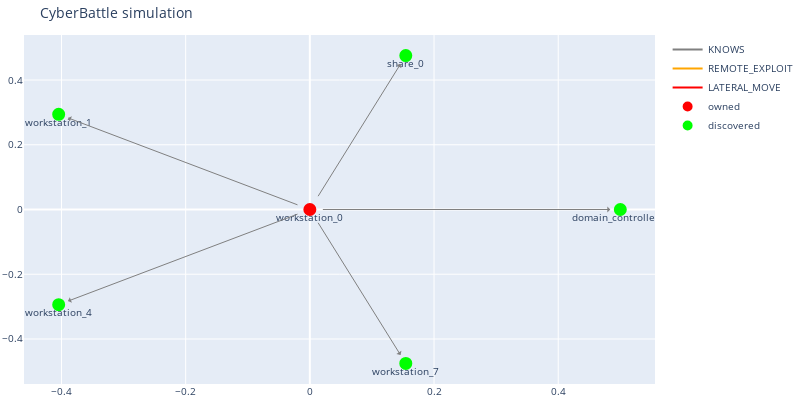

The notebook cell saved with this chart:
### Code cell
outcome = c2.run_attack("workstation_0", "AuthorizationSpoofAndCrack")
dbg.plot_discovered_network()
c2.print_all_attacks()

### Figure 1 — Plotly figure (JSON) as saved in the notebook; plotly's stock layout.template omitted (floating-point values rounded to 4 significant figures)
{"data": [{"line": {"color": "gray"}, "mode": "lines", "name": "KNOWS", "type": "scatter", "x": [0], "y": [0]}, {"line": {"color": "orange"}, "mode": "lines", "name": "REMOTE_EXPLOIT", "type": "scatter", "x": [0], "y": [0]}, {"line": {"color": "red"}, "mode": "lines", "name": "LATERAL_MOVE", "type": "scatter", "x": [0], "y": [0]}, {"hoverinfo": "text", "marker": {"color": "#D32F2E", "line": {"color": "rgb(255,0,0)", "width": 8}, "size": 5, "symbol": "circle-dot"}, "mode": "markers+text", "name": "owned", "text": ["workstation_0"], "textposition": "bottom center", "type": "scatter", "x": [0], "y": [0]}, {"hoverinfo": "text", "marker": {"color": "#0e9d00", "line": {"color": "rgb(0,255,0)", "width": 8}, "size": 5, "symbol": "circle-dot"}, "mode": "markers+text", "name": "discovered", "text": ["domain_controller_1", "share_0", "workstation_1", "workstation_4", "workstation_7"], "textposition": "bottom center", "type": "scatter", "x": [0.5, 0.1545, -0.4045, -0.4045, 0.1545], "y": [5.96e-09, 0.4755, 0.2939, -0.2939, -0.4755]}], "layout": {"annotations": [{"align": "center", "arrowcolor": "gray", "arrowhead": 1, "arrowsize": 1, "arrowwidth": 1, "ax": 0, "axref": "x", "ay": 0, "ayref": "y", "hovertext": "KNOWS", "opacity": 1, "showarrow": true, "standoff": 10, "startstandoff": 10, "x": 0.5, "xref": "x", "y": 5.96e-09, "yref": "y"}, {"align": "center", "arrowcolor": "gray", "arrowhead": 1, "arrowsize": 1, "arrowwidth": 1, "ax": 0, "axref": "x", "ay": 0, "ayref": "y", "hovertext": "KNOWS", "opacity": 1, "showarrow": true, "standoff": 10, "startstandoff": 10, "x": 0.1545, "xref": "x", "y": 0.4755, "yref": "y"}, {"align": "center", "arrowcolor": "gray", "arrowhead": 1, "arrowsize": 1, "arrowwidth": 1, "ax": 0, "axref": "x", "ay": 0, "ayref": "y", "hovertext": "KNOWS", "opacity": 1, "showarrow": true, "standoff": 10, "startstandoff": 10, "x": 0, "xref": "x", "y": 0, "yref": "y"}, {"align": "center", "arrowcolor": "gray", "arrowhead": 1, "arrowsize": 1, "arrowwidth": 1, "ax": 0, "axref": "x", "ay": 0, "ayref": "y", "hovertext": "KNOWS", "opacity": 1, "showarrow": true, "standoff": 10, "startstandoff": 10, "x": -0.4045, "xref": "x", "y": 0.2939, "yref": "y"}, {"align": "center", "arrowcolor": "gray", "arrowhead": 1, "arrowsize": 1, "arrowwidth": 1, "ax": 0, "axref": "x", "ay": 0, "ayref": "y", "hovertext": "KNOWS", "opacity": 1, "showarrow": true, "standoff": 10, "startstandoff": 10, "x": -0.4045, "xref": "x", "y": -0.2939, "yref": "y"}, {"align": "center", "arrowcolor": "gray", "arrowhead": 1, "arrowsize": 1, "arrowwidth": 1, "ax": 0, "axref": "x", "ay": 0, "ayref": "y", "hovertext": "KNOWS", "opacity": 1, "showarrow": true, "standoff": 10, "startstandoff": 10, "x": 0.1545, "xref": "x", "y": -0.4755, "yref": "y"}], "autosize": false, "font": {"size": 10}, "height": 400, "hovermode": "closest", "margin": {"b": 15, "l": 2, "r": 2, "t": 35}, "showlegend": true, "title": {"text": "CyberBattle simulation"}, "width": 800}}
